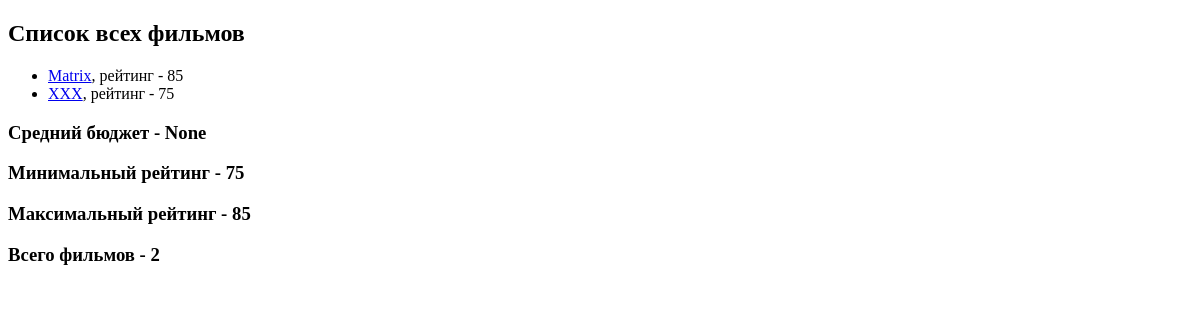
The app's page /, older data.
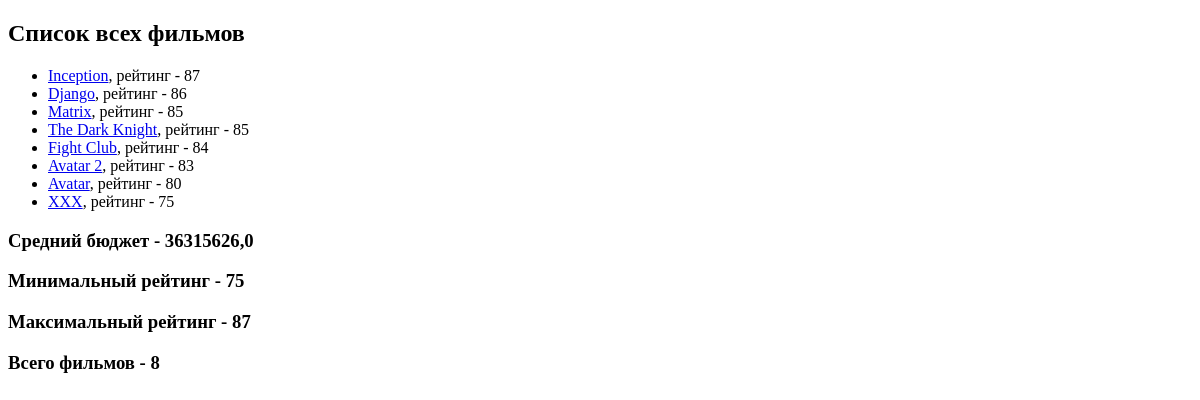
The same page, newer data.
### movieapp/models.py (models this page shows, shortened)
class Movie(models.Model):
    EURO = 'EUR'
    USD = 'USD'
    RUB = 'RUB'
    CURRENCY_CHOICES = [
        (EURO, 'Euro'),
        (USD, 'Dollar'),
        (RUB, 'Rubles')
        ]
    name = models.CharField(max_length=40)
    rating = models.IntegerField()
    year = models.IntegerField(null=True, blank=True)
    budget = models.IntegerField(null=True)
    currency = models.CharField(max_length=3, choices=CURRENCY_CHOICES, default=RUB)
    slug = models.SlugField(default='',
                            null=False,
                            db_index=True,
                            blank=True)# для быстрого поиска в DB
    def get_url(self):
        return reverse('movie-detail', args=[self.slug])

### movieapp/views.py (the view)
# urls.py: path('', views.show_all_movies),
def show_all_movies(request):
    movies = Movie.objects.order_by(F('rating').desc(nulls_last=True))
    total = movies.count()
    agg = movies.aggregate(Avg('budget'), Min('rating'), Max('rating'))
    return render(request, 'movieapp/all_movies.html', {
        'movies': movies,
        'agg': agg,
        'total': total
    })

### movieapp/templates/movieapp/all_movies.html (shortened to what this page needs)
{% extends 'movieapp/base.html'%}
{% block content%}
  <h2>Список всех фильмов</h2>
  <ul>
    {% for movie in movies %}
      <li><a href="{{ movie.get_url }}">{{ movie.name }}</a>, рейтинг - {{ movie.rating }}  </li>
    {% endfor %}
  </ul>
  <h3>Средний бюджет - {{ agg.budget__avg }}</h3>
  <h3>Минимальный рейтинг - {{ agg.rating__min }}</h3>
  <h3>Максимальный рейтинг - {{ agg.rating__max }}</h3>
  <h3>Всего фильмов - {{ total }}</h3>
{% endblock %}

### movieapp/templates/movieapp/base.html (shortened to what this page needs)
<!DOCTYPE html>
<html lang="en">
<head>
</head>
<body>
    {% block content%} {% endblock %}
</body>
</html>

Row changes from the older to the newer data that the page shows:
added Movie: name "Inception", rating "87"
added Movie: name "Django", rating "86"
added Movie: name "The Dark Knight", rating "85"
added Movie: name "Fight Club", rating "84"
added Movie: name "Avatar 2", rating "83"
added Movie: name "Avatar", rating "80"
Text that changed along with them:
{{ agg.budget__avg }}: "None" → "36315626,0"
{{ agg.rating__max }}: "85" → "87"
{{ total }}: "2" → "8"
